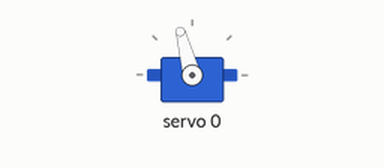
Simulated run of this sketch. Board: Arduino Uno, built with avr-gcc and run on an emulated ATmega328P. On the bench: servo. What the sketch prints to the serial monitor is not drawn.

Above: at 0.05 s.
Timing chart, 0 to 3.0 s (numbered marks = the images above):
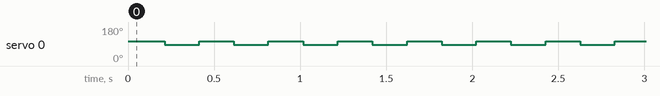

Measured:
- by itself, servo 0: alternates 105° for 0.20 s and 85° for 0.20 s

The sketch:

hardwareTest.ino
```cpp
#include <Wire.h>
#include <Adafruit_PWMServoDriver.h>

/******* Wire out Servo board to UNO *****************
 * GND -> GND
 * OE -> not connected
 * SCL -> A5
 * SDA -> A4
 * VCC -> 5V
 * V+ -> Vin
 *****************************************************/
Adafruit_PWMServoDriver pwm = Adafruit_PWMServoDriver();

#define SERVOMIN  150
#define SERVOMAX  600

#define SERVO_FREQ 60

#define LEFT_FRONT 0
#define RIGHT_FRONT 1
#define LEFT_MIDDLE 2
#define RIGHT_MIDDLE 3
#define LEFT_BACK 4
#define RIGHT_BACK 5


void setup() {
	Serial.begin(9600);

	pwm.begin();  //start the I2C bus
	pwm.setPWMFreq(SERVO_FREQ);  // servos run at ~60 Hz
	delay(10);
}

int angleToPulse(int requiredAngle){
	int pulse = map(requiredAngle,0, 180, SERVOMIN,SERVOMAX); // map angle of 0 to 180 to Servo min and Servo max
	Serial.print("Angle: ");Serial.print(requiredAngle);
	Serial.print(" pulse: ");Serial.println(pulse);
	return pulse;
}

void loop() {
	pwm.setPWM(LEFT_FRONT, 0, angleToPulse(100));
	delay(200);
	pwm.setPWM(LEFT_FRONT, 0, angleToPulse(80));
	delay(200);
	/*for (uint8_t i = 0;i<180; i++){  //these to loops will sweep
		pwm.setPWM(LEFT_FRONT, 0, angleToPulse(i));
    delay(10);
	}
	for (uint8_t i = 180;i>0; i--){
		pwm.setPWM(LEFT_FRONT, 0, angleToPulse(i));
    delay(10);
	}*/
}
```
